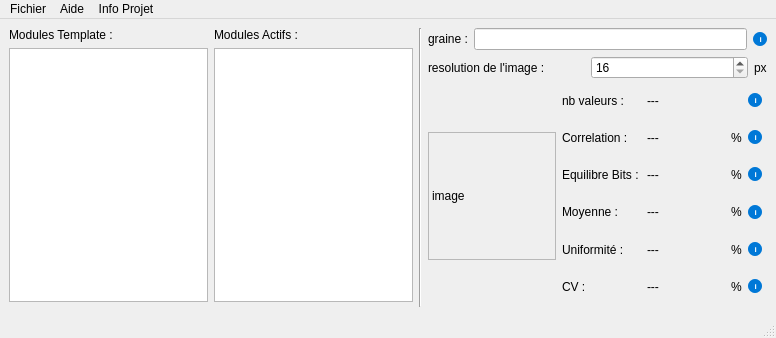
<?xml version="1.0" encoding="UTF-8"?>
<ui version="4.0">
 <class>MainWindow</class>
 <widget class="QMainWindow" name="MainWindow">
  <property name="enabled">
   <bool>true</bool>
  </property>
  <property name="geometry">
   <rect>
    <x>0</x>
    <y>0</y>
    <width>776</width>
    <height>338</height>
   </rect>
  </property>
  <property name="minimumSize">
   <size>
    <width>776</width>
    <height>338</height>
   </size>
  </property>
  <property name="windowTitle">
   <string>MainWindow</string>
  </property>
  <property name="styleSheet">
   <string notr="true"/>
  </property>
  <widget class="QWidget" name="centralwidget">
   <layout class="QHBoxLayout" name="horizontalLayout_5">
    <item>
     <layout class="QHBoxLayout" name="horizontalLayout_4">
      <item>
       <layout class="QVBoxLayout" name="verticalLayout">
        <item>
         <widget class="QLabel" name="label">
          <property name="text">
           <string>Modules Template :</string>
          </property>
         </widget>
        </item>
        <item>
         <widget class="ListeModulesTemplate" name="listeModulesTemplate">
          <property name="acceptDrops">
           <bool>true</bool>
          </property>
          <property name="styleSheet">
           <string notr="true"/>
          </property>
          <property name="dragEnabled">
           <bool>false</bool>
          </property>
          <property name="dragDropMode">
           <enum>QAbstractItemView::DragDropMode::DragDrop</enum>
          </property>
          <property name="defaultDropAction">
           <enum>Qt::DropAction::CopyAction</enum>
          </property>
          <property name="supportedDragActions">
           <set>Qt::DropAction::CopyAction|Qt::DropAction::MoveAction</set>
          </property>
         </widget>
        </item>
        <item>
         <spacer name="horizontalSpacer">
          <property name="orientation">
           <enum>Qt::Orientation::Horizontal</enum>
          </property>
          <property name="sizeType">
           <enum>QSizePolicy::Policy::Fixed</enum>
          </property>
          <property name="sizeHint" stdset="0">
           <size>
            <width>200</width>
            <height>5</height>
           </size>
          </property>
         </spacer>
        </item>
       </layout>
      </item>
      <item>
       <layout class="QVBoxLayout" name="verticalLayout_2">
        <item>
         <widget class="QLabel" name="label_2">
          <property name="text">
           <string>Modules Actifs :</string>
          </property>
         </widget>
        </item>
        <item>
         <widget class="ListeModulesActifs" name="listeModulesActifs">
          <property name="acceptDrops">
           <bool>true</bool>
          </property>
          <property name="styleSheet">
           <string notr="true"/>
          </property>
          <property name="dragEnabled">
           <bool>false</bool>
          </property>
          <property name="dragDropOverwriteMode">
           <bool>false</bool>
          </property>
          <property name="dragDropMode">
           <enum>QAbstractItemView::DragDropMode::DragDrop</enum>
          </property>
          <property name="defaultDropAction">
           <enum>Qt::DropAction::MoveAction</enum>
          </property>
         </widget>
        </item>
        <item>
         <spacer name="horizontalSpacer_2">
          <property name="orientation">
           <enum>Qt::Orientation::Horizontal</enum>
          </property>
          <property name="sizeType">
           <enum>QSizePolicy::Policy::Fixed</enum>
          </property>
          <property name="sizeHint" stdset="0">
           <size>
            <width>200</width>
            <height>5</height>
           </size>
          </property>
         </spacer>
        </item>
       </layout>
      </item>
     </layout>
    </item>
    <item>
     <widget class="Line" name="line">
      <property name="orientation">
       <enum>Qt::Orientation::Vertical</enum>
      </property>
     </widget>
    </item>
    <item>
     <layout class="QVBoxLayout" name="verticalLayout_3">
      <item>
       <layout class="QHBoxLayout" name="horizontalLayout">
        <item>
         <widget class="QLabel" name="label_3">
          <property name="text">
           <string>graine :</string>
          </property>
         </widget>
        </item>
        <item>
         <widget class="QLineEdit" name="textGraine"/>
        </item>
        <item>
         <widget class="QLabel" name="infoNbValeurs_2">
          <property name="sizePolicy">
           <sizepolicy hsizetype="Fixed" vsizetype="Fixed">
            <horstretch>0</horstretch>
            <verstretch>0</verstretch>
           </sizepolicy>
          </property>
          <property name="minimumSize">
           <size>
            <width>14</width>
            <height>14</height>
           </size>
          </property>
          <property name="toolTip">
           <string>&lt;html&gt;&lt;head/&gt;&lt;body&gt;&lt;p&gt;La graine (plus connue sous le nom de seed) est le nombre initial (de taille 2^64-1) qui définit le premier nombre &amp;quot;aléatoire&amp;quot;.&lt;/p&gt;&lt;/body&gt;&lt;/html&gt;</string>
          </property>
          <property name="styleSheet">
           <string notr="true">QLabel {
    background-color: #0078D7;
    color: white;
    font-weight: bold;
    font-size: 8px;
    border-radius: 7px; 
    padding: 0px;
    margin: 0px;
  }</string>
          </property>
          <property name="text">
           <string>   i</string>
          </property>
         </widget>
        </item>
       </layout>
      </item>
      <item>
       <layout class="QHBoxLayout" name="horizontalLayout_2">
        <item>
         <widget class="QLabel" name="label_6">
          <property name="sizePolicy">
           <sizepolicy hsizetype="Preferred" vsizetype="Preferred">
            <horstretch>0</horstretch>
            <verstretch>0</verstretch>
           </sizepolicy>
          </property>
          <property name="text">
           <string>resolution de l'image :</string>
          </property>
         </widget>
        </item>
        <item>
         <widget class="QSpinBox" name="spinBoxResolution">
          <property name="sizePolicy">
           <sizepolicy hsizetype="Preferred" vsizetype="Fixed">
            <horstretch>0</horstretch>
            <verstretch>0</verstretch>
           </sizepolicy>
          </property>
          <property name="minimum">
           <number>16</number>
          </property>
          <property name="maximum">
           <number>512</number>
          </property>
         </widget>
        </item>
        <item>
         <widget class="QLabel" name="label_14">
          <property name="sizePolicy">
           <sizepolicy hsizetype="Fixed" vsizetype="Preferred">
            <horstretch>0</horstretch>
            <verstretch>0</verstretch>
           </sizepolicy>
          </property>
          <property name="text">
           <string>px</string>
          </property>
         </widget>
        </item>
       </layout>
      </item>
      <item>
       <layout class="QHBoxLayout" name="horizontalLayout_3">
        <property name="spacing">
         <number>6</number>
        </property>
        <item>
         <layout class="QVBoxLayout" name="layoutImage">
          <property name="spacing">
           <number>0</number>
          </property>
          <item alignment="Qt::AlignmentFlag::AlignHCenter|Qt::AlignmentFlag::AlignVCenter">
           <widget class="QLabel" name="imageBruit">
            <property name="sizePolicy">
             <sizepolicy hsizetype="Fixed" vsizetype="Fixed">
              <horstretch>0</horstretch>
              <verstretch>0</verstretch>
             </sizepolicy>
            </property>
            <property name="minimumSize">
             <size>
              <width>128</width>
              <height>128</height>
             </size>
            </property>
            <property name="maximumSize">
             <size>
              <width>16777215</width>
              <height>16777215</height>
             </size>
            </property>
            <property name="frameShape">
             <enum>QFrame::Shape::StyledPanel</enum>
            </property>
            <property name="text">
             <string>image</string>
            </property>
            <property name="scaledContents">
             <bool>true</bool>
            </property>
           </widget>
          </item>
          <item>
           <spacer name="horizontalSpacer_minTailleImage">
            <property name="orientation">
             <enum>Qt::Orientation::Horizontal</enum>
            </property>
            <property name="sizeType">
             <enum>QSizePolicy::Policy::Fixed</enum>
            </property>
            <property name="sizeHint" stdset="0">
             <size>
              <width>128</width>
              <height>0</height>
             </size>
            </property>
           </spacer>
          </item>
          <item>
           <spacer name="horizontalSpacer_taileMaxLayoutImage">
            <property name="orientation">
             <enum>Qt::Orientation::Horizontal</enum>
            </property>
            <property name="sizeType">
             <enum>QSizePolicy::Policy::Expanding</enum>
            </property>
            <property name="sizeHint" stdset="0">
             <size>
              <width>25</width>
              <height>0</height>
             </size>
            </property>
           </spacer>
          </item>
         </layout>
        </item>
        <item>
         <layout class="QVBoxLayout" name="verticalLayout_4">
          <item>
           <layout class="QGridLayout" name="gridLayout" rowstretch="0,0,0,0,0,0">
            <property name="sizeConstraint">
             <enum>QLayout::SizeConstraint::SetDefaultConstraint</enum>
            </property>
            <item row="4" column="1">
             <widget class="QLabel" name="labelUniformite">
              <property name="text">
               <string>---</string>
              </property>
             </widget>
            </item>
            <item row="5" column="2">
             <widget class="QLabel" name="label_12">
              <property name="sizePolicy">
               <sizepolicy hsizetype="Fixed" vsizetype="Preferred">
                <horstretch>0</horstretch>
                <verstretch>0</verstretch>
               </sizepolicy>
              </property>
              <property name="text">
               <string>%</string>
              </property>
             </widget>
            </item>
            <item row="2" column="0">
             <widget class="QLabel" name="label_8">
              <property name="sizePolicy">
               <sizepolicy hsizetype="Preferred" vsizetype="Expanding">
                <horstretch>0</horstretch>
                <verstretch>0</verstretch>
               </sizepolicy>
              </property>
              <property name="text">
               <string>Equilibre Bits :</string>
              </property>
             </widget>
            </item>
            <item row="5" column="3">
             <widget class="QLabel" name="infoNbValeurs_8">
              <property name="sizePolicy">
               <sizepolicy hsizetype="Fixed" vsizetype="Fixed">
                <horstretch>0</horstretch>
                <verstretch>0</verstretch>
               </sizepolicy>
              </property>
              <property name="minimumSize">
               <size>
                <width>14</width>
                <height>14</height>
               </size>
              </property>
              <property name="toolTip">
               <string>&lt;html&gt;&lt;head/&gt;&lt;body&gt;&lt;p&gt;Le CV est le % de concentration des valeurs autour de la moyenne.&lt;/p&gt;&lt;p&gt;Il utilise l'ecart type divisé par la moyenne fois 100.&lt;/p&gt;&lt;p&gt;0% correspond à une consentration identique des valeurs sur la moyenne et 100% correspond à une dispertion des valeurs  &lt;/p&gt;&lt;p&gt;Attention, la moyenne peut ne pas être le millieu de la plage (regardez les tests précédent pour vérifier).&lt;/p&gt;&lt;p&gt;Le CV idéal n'est pas 50 %, mais environ 57,7 %.&lt;/p&gt;&lt;p&gt;Mais attention, cette valeur seul ne veut rien dire!&lt;/p&gt;&lt;/body&gt;&lt;/html&gt;</string>
              </property>
              <property name="styleSheet">
               <string notr="true">QLabel {
    background-color: #0078D7;
    color: white;
    font-weight: bold;
    font-size: 8px;
    border-radius: 7px; 
    padding: 0px;
    margin: 0px;
  }</string>
              </property>
              <property name="text">
               <string>   i</string>
              </property>
             </widget>
            </item>
            <item row="5" column="0">
             <widget class="QLabel" name="label_11">
              <property name="sizePolicy">
               <sizepolicy hsizetype="Preferred" vsizetype="Expanding">
                <horstretch>0</horstretch>
                <verstretch>0</verstretch>
               </sizepolicy>
              </property>
              <property name="text">
               <string>CV :</string>
              </property>
             </widget>
            </item>
            <item row="0" column="0">
             <widget class="QLabel" name="label_5">
              <property name="sizePolicy">
               <sizepolicy hsizetype="Preferred" vsizetype="Expanding">
                <horstretch>0</horstretch>
                <verstretch>0</verstretch>
               </sizepolicy>
              </property>
              <property name="text">
               <string>nb valeurs :</string>
              </property>
             </widget>
            </item>
            <item row="0" column="3">
             <widget class="QLabel" name="infoNbValeurs">
              <property name="sizePolicy">
               <sizepolicy hsizetype="Fixed" vsizetype="Fixed">
                <horstretch>0</horstretch>
                <verstretch>0</verstretch>
               </sizepolicy>
              </property>
              <property name="minimumSize">
               <size>
                <width>14</width>
                <height>14</height>
               </size>
              </property>
              <property name="toolTip">
               <string>&lt;html&gt;&lt;head/&gt;&lt;body&gt;&lt;p&gt;Ici le nombre de valeurs est définit par la resolution en px au carré, on peut voir l'échantion complet que les tests vont utiliser via l'image en noir et blanc avec 1 px = 1 valeur modulo 256 (teintes de noir).&lt;/p&gt;&lt;/body&gt;&lt;/html&gt;</string>
              </property>
              <property name="styleSheet">
               <string notr="true">QLabel {
    background-color: #0078D7;
    color: white;
    font-weight: bold;
    font-size: 8px;
    border-radius: 7px; 
    padding: 0px;
    margin: 0px;
  }</string>
              </property>
              <property name="text">
               <string>   i</string>
              </property>
             </widget>
            </item>
            <item row="4" column="0">
             <widget class="QLabel" name="label_4">
              <property name="sizePolicy">
               <sizepolicy hsizetype="Preferred" vsizetype="Expanding">
                <horstretch>0</horstretch>
                <verstretch>0</verstretch>
               </sizepolicy>
              </property>
              <property name="text">
               <string>Uniformité :</string>
              </property>
             </widget>
            </item>
            <item row="1" column="2">
             <widget class="QLabel" name="label_15">
              <property name="sizePolicy">
               <sizepolicy hsizetype="Fixed" vsizetype="Preferred">
                <horstretch>0</horstretch>
                <verstretch>0</verstretch>
               </sizepolicy>
              </property>
              <property name="layoutDirection">
               <enum>Qt::LayoutDirection::LeftToRight</enum>
              </property>
              <property name="text">
               <string>%</string>
              </property>
              <property name="alignment">
               <set>Qt::AlignmentFlag::AlignCenter</set>
              </property>
             </widget>
            </item>
            <item row="4" column="2">
             <widget class="QLabel" name="label_19">
              <property name="sizePolicy">
               <sizepolicy hsizetype="Fixed" vsizetype="Preferred">
                <horstretch>0</horstretch>
                <verstretch>0</verstretch>
               </sizepolicy>
              </property>
              <property name="layoutDirection">
               <enum>Qt::LayoutDirection::LeftToRight</enum>
              </property>
              <property name="text">
               <string>%</string>
              </property>
              <property name="alignment">
               <set>Qt::AlignmentFlag::AlignCenter</set>
              </property>
             </widget>
            </item>
            <item row="4" column="3">
             <widget class="QLabel" name="infoNbValeurs_7">
              <property name="sizePolicy">
               <sizepolicy hsizetype="Fixed" vsizetype="Fixed">
                <horstretch>0</horstretch>
                <verstretch>0</verstretch>
               </sizepolicy>
              </property>
              <property name="minimumSize">
               <size>
                <width>14</width>
                <height>14</height>
               </size>
              </property>
              <property name="toolTip">
               <string>&lt;html&gt;&lt;head/&gt;&lt;body&gt;&lt;p&gt;L'uniformité reprérente la répartition des valeurs sur la plage possible (0 à 4^64). Ici les coupures se feront à chaque 1% et on compte le nb valeurs dans ce cartier.&lt;/p&gt;&lt;p&gt;Cette valeur est représenté en %. 0% correspond à que toutes les valeurs se trouve dans le même cartier et 100% correspond au fait qu'il y ait autant de valeurs dans chaque cartier.&lt;/p&gt;&lt;p&gt;Ce qui fait que la valeur idéale est 100%.&lt;/p&gt;&lt;p&gt;Attention, cette valeur n'est pas totalement fiable suivant le nb de valeurs étudiées&lt;/p&gt;&lt;/body&gt;&lt;/html&gt;</string>
              </property>
              <property name="styleSheet">
               <string notr="true">QLabel {
    background-color: #0078D7;
    color: white;
    font-weight: bold;
    font-size: 8px;
    border-radius: 7px; 
    padding: 0px;
    margin: 0px;
  }</string>
              </property>
              <property name="text">
               <string>   i</string>
              </property>
             </widget>
            </item>
            <item row="2" column="3">
             <widget class="QLabel" name="infoNbValeurs_6">
              <property name="sizePolicy">
               <sizepolicy hsizetype="Fixed" vsizetype="Fixed">
                <horstretch>0</horstretch>
                <verstretch>0</verstretch>
               </sizepolicy>
              </property>
              <property name="minimumSize">
               <size>
                <width>14</width>
                <height>14</height>
               </size>
              </property>
              <property name="toolTip">
               <string>&lt;html&gt;&lt;head/&gt;&lt;body&gt;&lt;p&gt;L'equilibre des bits est le % des bits 0 et 1. Où 0% veut dire que tout les bits sont à 0 et 100% est l'inverse.&lt;/p&gt;&lt;p&gt;Ce qui fait que la valeur idéale est 50% (-&amp;gt; est en moyenne équilibré).&lt;/p&gt;&lt;/body&gt;&lt;/html&gt;</string>
              </property>
              <property name="styleSheet">
               <string notr="true">QLabel {
    background-color: #0078D7;
    color: white;
    font-weight: bold;
    font-size: 8px;
    border-radius: 7px; 
    padding: 0px;
    margin: 0px;
  }</string>
              </property>
              <property name="text">
               <string>   i</string>
              </property>
             </widget>
            </item>
            <item row="3" column="2">
             <widget class="QLabel" name="label_16">
              <property name="sizePolicy">
               <sizepolicy hsizetype="Fixed" vsizetype="Preferred">
                <horstretch>0</horstretch>
                <verstretch>0</verstretch>
               </sizepolicy>
              </property>
              <property name="layoutDirection">
               <enum>Qt::LayoutDirection::LeftToRight</enum>
              </property>
              <property name="text">
               <string>%</string>
              </property>
              <property name="alignment">
               <set>Qt::AlignmentFlag::AlignCenter</set>
              </property>
             </widget>
            </item>
            <item row="3" column="1">
             <widget class="QLabel" name="labelMoyenne">
              <property name="text">
               <string>---</string>
              </property>
             </widget>
            </item>
            <item row="3" column="3">
             <widget class="QLabel" name="infoNbValeurs_4">
              <property name="sizePolicy">
               <sizepolicy hsizetype="Fixed" vsizetype="Fixed">
                <horstretch>0</horstretch>
                <verstretch>0</verstretch>
               </sizepolicy>
              </property>
              <property name="minimumSize">
               <size>
                <width>14</width>
                <height>14</height>
               </size>
              </property>
              <property name="toolTip">
               <string>&lt;html&gt;&lt;head/&gt;&lt;body&gt;&lt;p&gt;La moyenne correspond à la somme de l'échantillon divisé par le nb de valeurs.&lt;/p&gt;&lt;p&gt;Idéalement elle doit être la moitié de la valeur max (2^64-1).&lt;/p&gt;&lt;p&gt;Comme le nombre est trop grand on le met en % comme expliqué tout en haut.&lt;/p&gt;&lt;/body&gt;&lt;/html&gt;</string>
              </property>
              <property name="styleSheet">
               <string notr="true">QLabel {
    background-color: #0078D7;
    color: white;
    font-weight: bold;
    font-size: 8px;
    border-radius: 7px; 
    padding: 0px;
    margin: 0px;
  }</string>
              </property>
              <property name="text">
               <string>   i</string>
              </property>
             </widget>
            </item>
            <item row="5" column="1">
             <widget class="QLabel" name="labelCV">
              <property name="text">
               <string>---</string>
              </property>
             </widget>
            </item>
            <item row="3" column="0">
             <widget class="QLabel" name="label_10">
              <property name="sizePolicy">
               <sizepolicy hsizetype="Preferred" vsizetype="Expanding">
                <horstretch>0</horstretch>
                <verstretch>0</verstretch>
               </sizepolicy>
              </property>
              <property name="text">
               <string>Moyenne :</string>
              </property>
             </widget>
            </item>
            <item row="2" column="1">
             <widget class="QLabel" name="labelAquilibreBits">
              <property name="text">
               <string>---</string>
              </property>
             </widget>
            </item>
            <item row="0" column="1">
             <widget class="QLabel" name="labelNbValeurs">
              <property name="sizePolicy">
               <sizepolicy hsizetype="Preferred" vsizetype="Preferred">
                <horstretch>0</horstretch>
                <verstretch>0</verstretch>
               </sizepolicy>
              </property>
              <property name="text">
               <string>---</string>
              </property>
             </widget>
            </item>
            <item row="1" column="1">
             <widget class="QLabel" name="labelCorrelation">
              <property name="text">
               <string>---</string>
              </property>
             </widget>
            </item>
            <item row="1" column="3">
             <widget class="QLabel" name="infoNbValeurs_3">
              <property name="sizePolicy">
               <sizepolicy hsizetype="Fixed" vsizetype="Fixed">
                <horstretch>0</horstretch>
                <verstretch>0</verstretch>
               </sizepolicy>
              </property>
              <property name="minimumSize">
               <size>
                <width>14</width>
                <height>14</height>
               </size>
              </property>
              <property name="toolTip">
               <string>&lt;html&gt;&lt;head/&gt;&lt;body&gt;&lt;p&gt;La correlation est le % de bits similaires entre les deux derniers nombres. 0% correspond à un changement perpétuel entre 0 et 1 à chaque itération (toujours les deux même nombre) et 100% correspond toujours à la même valeur.&lt;/p&gt;&lt;p&gt;Ce qui fait que la valeur idéale est 50%.&lt;/p&gt;&lt;/body&gt;&lt;/html&gt;</string>
              </property>
              <property name="styleSheet">
               <string notr="true">QLabel {
    background-color: #0078D7;
    color: white;
    font-weight: bold;
    font-size: 8px;
    border-radius: 7px; 
    padding: 0px;
    margin: 0px;
  }</string>
              </property>
              <property name="text">
               <string>   i</string>
              </property>
             </widget>
            </item>
            <item row="2" column="2">
             <widget class="QLabel" name="label_18">
              <property name="sizePolicy">
               <sizepolicy hsizetype="Fixed" vsizetype="Preferred">
                <horstretch>0</horstretch>
                <verstretch>0</verstretch>
               </sizepolicy>
              </property>
              <property name="layoutDirection">
               <enum>Qt::LayoutDirection::LeftToRight</enum>
              </property>
              <property name="text">
               <string>%</string>
              </property>
              <property name="alignment">
               <set>Qt::AlignmentFlag::AlignCenter</set>
              </property>
             </widget>
            </item>
            <item row="1" column="0">
             <widget class="QLabel" name="label_7">
              <property name="sizePolicy">
               <sizepolicy hsizetype="Preferred" vsizetype="Expanding">
                <horstretch>0</horstretch>
                <verstretch>0</verstretch>
               </sizepolicy>
              </property>
              <property name="text">
               <string>Correlation :</string>
              </property>
             </widget>
            </item>
           </layout>
          </item>
          <item>
           <spacer name="horizontalSpacer_3">
            <property name="orientation">
             <enum>Qt::Orientation::Horizontal</enum>
            </property>
            <property name="sizeType">
             <enum>QSizePolicy::Policy::Fixed</enum>
            </property>
            <property name="sizeHint" stdset="0">
             <size>
              <width>200</width>
              <height>5</height>
             </size>
            </property>
           </spacer>
          </item>
         </layout>
        </item>
        <item>
         <spacer name="verticalSpacer">
          <property name="orientation">
           <enum>Qt::Orientation::Vertical</enum>
          </property>
          <property name="sizeType">
           <enum>QSizePolicy::Policy::Fixed</enum>
          </property>
          <property name="sizeHint" stdset="0">
           <size>
            <width>5</width>
            <height>200</height>
           </size>
          </property>
         </spacer>
        </item>
       </layout>
      </item>
     </layout>
    </item>
   </layout>
  </widget>
  <widget class="QMenuBar" name="menubar">
   <property name="geometry">
    <rect>
     <x>0</x>
     <y>0</y>
     <width>776</width>
     <height>23</height>
    </rect>
   </property>
   <widget class="QMenu" name="menuFichier">
    <property name="title">
     <string>Fichier</string>
    </property>
    <addaction name="actionSauvegarder_sous"/>
    <addaction name="actionCharger"/>
   </widget>
   <widget class="QMenu" name="menuAide">
    <property name="title">
     <string>Aide</string>
    </property>
    <addaction name="actionModules"/>
    <addaction name="actionTests"/>
   </widget>
   <addaction name="menuFichier"/>
   <addaction name="menuAide"/>
   <addaction name="actionInfo_Projet"/>
  </widget>
  <widget class="QStatusBar" name="statusbar"/>
  <action name="actionModules">
   <property name="text">
    <string>Modules</string>
   </property>
  </action>
  <action name="actionTests">
   <property name="text">
    <string>Tests</string>
   </property>
  </action>
  <action name="actionSauvegarder_sous">
   <property name="text">
    <string>Sauvegarder sous</string>
   </property>
  </action>
  <action name="actionCharger">
   <property name="text">
    <string>Charger</string>
   </property>
  </action>
  <action name="actionInfo_Projet">
   <property name="text">
    <string>Info Projet</string>
   </property>
  </action>
 </widget>
 <customwidgets>
  <customwidget>
   <class>ListeModulesActifs</class>
   <extends>QListWidget</extends>
   <header>listemodulesactifs.h</header>
  </customwidget>
  <customwidget>
   <class>ListeModulesTemplate</class>
   <extends>QListWidget</extends>
   <header>listemodulestemplate.h</header>
  </customwidget>
 </customwidgets>
 <resources/>
 <connections/>
</ui>
